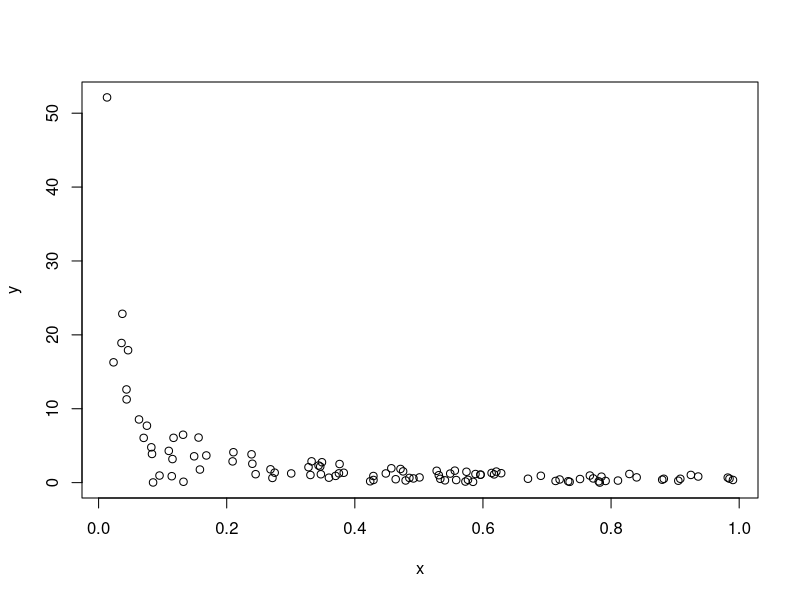
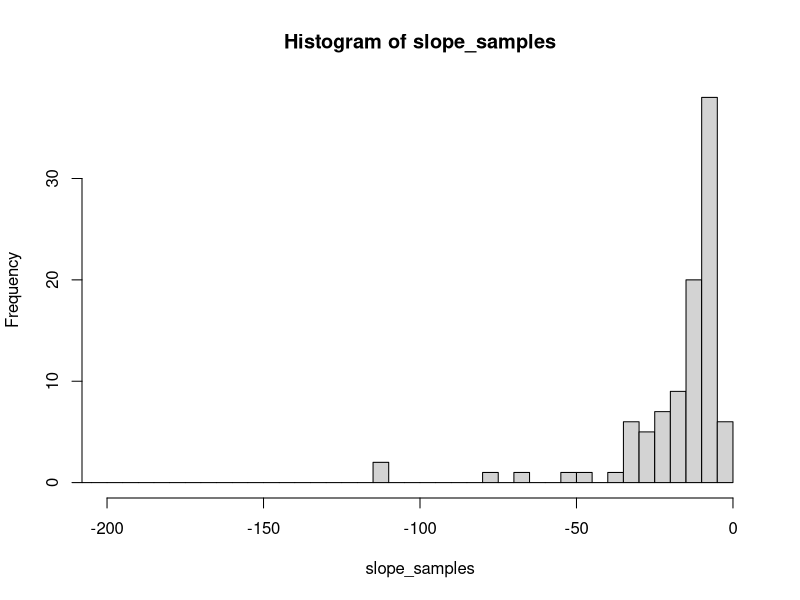

These figures' R source, in order:
library(broom)
library(dplyr)
library(ggplot2)

rmystery <- function(n){
  x = runif(n)
  y = runif(n, min=0, max = 1/x)
  data.frame(x=x,y=y)
}
plot(rmystery(100))


experiment_m <- function(number_of_samples) {
  data_frame = rmystery(100)
  sample_df = sample_n(data_frame, number_of_samples)
}

calculate_slope <- function(data_frame) {
  sample_result <= experiment_m(100)
  model <- lm(y ~x, data_frame)
  regression_coefficients <- coef(model)
  slope <- regression_coefficients[2]
}

for (i in 1:10) {
  sample_result <- experiment_m(100)
  model <- lm(y ~ x, sample_result)
  regression_coefficients <- coef(model)
  print(tidy(model))
}


slope_samples <- replicate(100, calculate_slope(sample_n(experiment_m(100), 100)))

slope_samples

min_slope <- min(slope_samples)
max_slope <- max(slope_samples)

print(paste("Minimum Slope:", min_slope))
print(paste("Maximum Slope:", max_slope))

hist(slope_samples,
     breaks = 100,
     xlim = c(-200, 0))
